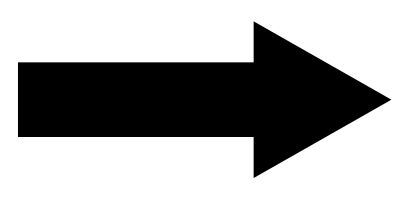
#> input picture image-rec/src/map_arrow.png, 415 x 197 px
$ python test.py
#> lines starting #> are read from the running program, lines starting #| are printed output that depends on the picture; long printed decimals are rounded
### image-rec/image_rec.py
# -*- coding: utf-8 -*-
import cv2
import numpy as np

# 各種経験則パラメータ
# テストデータ用
"""
size_range_min = 0.9  # 明らかに違う比率の結果を弾く重要パラメータ
size_range_max = 1.1  # 明らかに違う比率の結果を弾く重要パラメータ
dif_range = 0.05  # 重要パラメータ
"""

# 実データ用
size_range_min = 0.5  # 明らかに違う比率の結果を弾く重要パラメータ
size_range_max = 2.0  # 明らかに違う比率の結果を弾く重要パラメータ
dif_range = 0.05  # 重要パラメータ

# ORB特徴点検出器を作る
#extractor = cv2.ORB_create()
extractor = cv2.AKAZE_create()

# Brute-Force Matcher生成
bf = cv2.BFMatcher()

# 特徴ベクトル抽出
def create_vec(img):
    kp, des = extractor.detectAndCompute(img, None)
    return kp, des

# KNNマッチング
def knn_match(des1, des2):
    matches = bf.knnMatch(des1, des2, k=2)
    return matches

# 閾値でマッチング選別
def select_good_matches(matches, ratio=0.1):
    good = []
    for m, n in matches:
        if m.distance < ratio * n.distance:
            good.append([m])
    return good

# 対応するマップとクエリの特徴点インデックスを取得
def get_map_query_idx(matches):
    map_idx_list = []
    query_idx_list = []
    for match in matches:
        query_idx_list.append(match[0].trainIdx)
        map_idx_list.append(match[0].queryIdx)
    return map_idx_list, query_idx_list

# 距離と角度を計算
def calcurate_len_deg(kp, i, j):
    vec = np.array(kp[i].pt) - np.array(kp[j].pt)
    deg = np.arctan2(vec[1], vec[0])
    len = np.linalg.norm(vec)
    return len, deg

# スケールと回転角の行列を計算
def calc_scale_deg_mat(query_kp, map_kp):
    point_num = len(map_kp)
    # 点i, jの相対角度と相対長さを格納する配列
    deg_cand = np.zeros((point_num, point_num))
    len_cand = np.zeros((point_num, point_num))
    # 全ての点のサイズ比，相対角度を求める
    for i in range(point_num):
        for j in range(i+1, point_num):
            # マップ画像から特徴点間の角度と距離を計算
            m_len, m_deg = calcurate_len_deg(map_kp, i, j)
            # クエリ画像から特徴点間の角度と距離を計算
            q_len, q_deg = calcurate_len_deg(query_kp, i, j)
            # 2つの画像の相対角度と距離
            deg_value = np.rad2deg(q_deg - m_deg)

            if deg_value < 0:
                deg_value += 360
            if m_len <= 0:
                continue
            scale = q_len/m_len
            # 結果を行列に格納
            deg_cand[i][j] = deg_value
            deg_cand[j][i] = deg_value
            len_cand[i][j] = scale
            len_cand[j][i] = scale

    return len_cand, deg_cand

# 最も多く相対関係が一致する2点を選択
# それはないだろ的な2点を経験則で排除する
# ある点iについて，j, kとの相対関係が一致するかを各jについて調べる
def select_related_points(len_cand, deg_cand):
    point_num = len(len_cand[0])
    cand_count = np.zeros((point_num, point_num))

    # スケール・回転角行列
    # print(f"len_cand = {len_cand}")
    # print(f"deg_cand = {deg_cand}")

    for i in range(len(deg_cand)):
        for j in range(len(deg_cand)):
            # 明らかに違う比率の結果を弾く
            if len_cand[i][j] < size_range_min or len_cand[i][j] > size_range_max:
                continue

            for k in range(len(deg_cand)):
                # 明らかに違う比率の結果を弾く
                if len_cand[i][k] < size_range_min or len_cand[i][k] > size_range_max:
                    continue

                # 誤差がある範囲以下の値なら同じ値とみなす
                deg_dif = np.abs(deg_cand[i][k] - deg_cand[i][j])
                size_dif = np.abs(len_cand[i][k] - len_cand[i][j])
                if deg_dif <= deg_cand[i][j]*dif_range and size_dif <= len_cand[i][j]*dif_range:
                    cand_count[i][j] += 1

    # どの2点も同じ相対関係になかった場合
    if np.max(cand_count) < 1:
        print("[error] no matching point pair")
        return None, None, None

    #print(f"cand_count = {cand_count}")
    # もっとも多く相対関係が一致する2点を取ってくる
    maxidx = np.unravel_index(np.argmax(cand_count), cand_count.shape)
    deg_value = deg_cand[maxidx]
    size_rate = len_cand[maxidx]

    return deg_value, size_rate, maxidx

# 角度から左右を判別
# 0:right, 1: left, -1: others
def get_arrow_direction(deg):
    print(deg)
    """
    # 右向きとして判定
    if (0 <= deg and deg <= 10):
        return 0
    if (350 <= deg and deg <= 360):
        return 0
    # 左向きとして判定
    if (170 <= deg and deg <= 190):
        return 1
    # その他として判定
    return -1
    """
    # 右向きとして判定
    if (0 <= deg and deg <= 20):
        return 0
    if (340 <= deg and deg <= 360):
        return 0
    # 左向きとして判定
    if (160 <= deg and deg <= 200):
        return 1
    # その他として判定
    return -1

### image-rec/test.py
# -*- coding: utf-8 -*-
import cv2
import image_rec

# 特徴点マッチングに使用する点数
point_num = 5

# テンプレート画像
map_img = cv2.imread("./src/map_arrow.png", 0)
#> map_img is the input picture: shape (197, 415); min 0, max 255, mean 166.5
map_kp, map_des = image_rec.create_vec(map_img)
#> in create_vec, `kp, des = extractor.detectAndCompute(img, None)`: kp = 3 keypoints; (x, y, size): (249, 140, 5.7), (249, 58, 5.7), (385, 99, 4.8)
#> map_kp has the same summary as kp in create_vec

# 入力画像
query_img_list = []
query_img_list.append(cv2.imread("./src/right_arrow.png", 0))
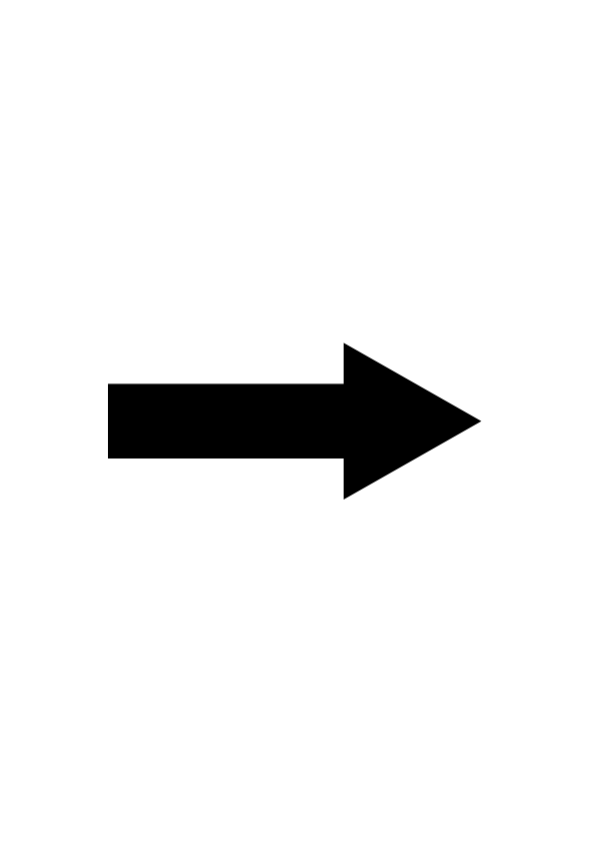
#> input picture image-rec/src/right_arrow.png, 595 x 841 px
query_img_list.append(cv2.imread("./src/left_arrow.png", 0))
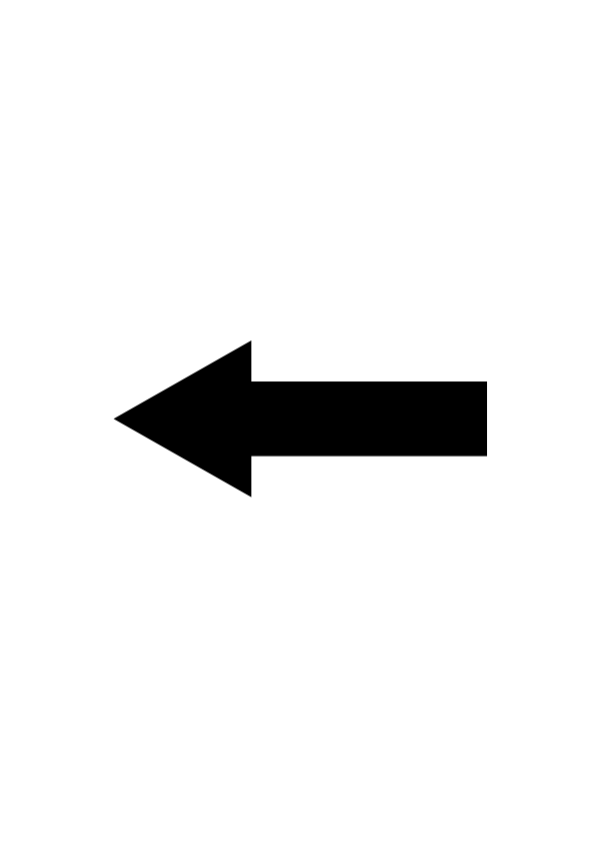
#> input picture image-rec/src/left_arrow.png, 595 x 841 px

# 入力画像とテンプレート画像のマッチング
for query_img in query_img_list:
    # メインロジック
    query_kp, query_des = image_rec.create_vec(query_img)
    matches = image_rec.knn_match(map_des, query_des)
    good = image_rec.select_good_matches(matches, 0.85)
    # 精度が高かったもののうちスコアが高いものから指定個取り出す
    good = sorted(good, key=lambda x: x[0].distance)
    # goodに対応するmapとqueryを並べ替え
    map_idx_list, query_idx_list = image_rec.get_map_query_idx(good)
    good_map_kp = [map_kp[idx] for idx in map_idx_list]
    good_query_kp = [query_kp[idx] for idx in query_idx_list]

    # 特徴点同士のスケール・回転角行列計算
    scale_query, deg_query = image_rec.calc_scale_deg_mat(good_query_kp, good_map_kp)
    # 相対関係が最大のものを取得
    deg_value, scale_value, max_idx = image_rec.select_related_points(scale_query, deg_query)

    # 矢印の向きを判定
    arrow_direction = image_rec.get_arrow_direction(deg_value)
    if arrow_direction == 0:
        print(f"0: Right")
    elif arrow_direction == 1:
        print(f"1: Left")
    else:
        print(f"-1: Other")

    # 目視確認
    """
    result_img = cv2.drawMatchesKnn(map_img, map_kp, query_img, query_kp, good, None, flags=2)
    cv2.imshow('result_img', result_img)
    cv2.waitKey(0)
    cv2.destroyAllWindows()
    """
#> this loop made 2 passes
#| 290.833
#| -1: Other
#| 177.537
#| 1: Left
